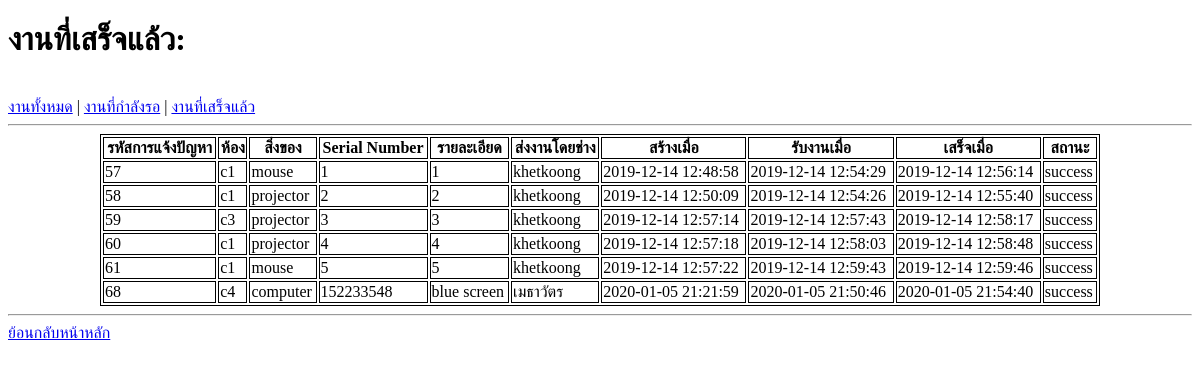
Before: /repairman/oldsuccess_job.php (signed in) with the older database file.
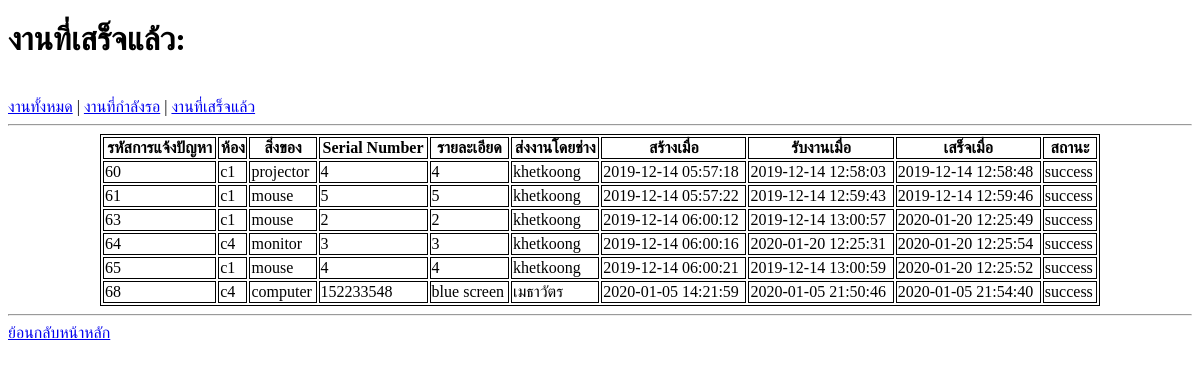
After: the same page with the newer database file.
### tables this page shows
CREATE TABLE `ticket` (
  `id` int(11) NOT NULL,
  `room` varchar(30) NOT NULL,
  `item` varchar(30) NOT NULL,
  `serial_num` varchar(20) NOT NULL,
  `detail` text NOT NULL,
  `submitted_name` varchar(30) NOT NULL,
  `user_id` varchar(20) NOT NULL,
  `repairman` varchar(30) DEFAULT NULL,
  `repairman_id` varchar(30) DEFAULT NULL,
  `job_status` enum('waiting','success','pending') NOT NULL DEFAULT 'waiting',
  `created_at` timestamp NOT NULL DEFAULT CURRENT_TIMESTAMP,
  `pending_at` datetime DEFAULT NULL,
  `success_at` datetime DEFAULT NULL
);

### repairman/oldsuccess_job.php (the view, shortened to what this page needs)
<?php
require '../connect.php';
?>
<!DOCTYPE html>
<html lang="en">
<head>
</head>
<body>
    <h1>งานที่เสร็จแล้ว: </h1><br />
    <a href="jobs.php">งานทั้งหมด</a> | <a href="pending_job.php">งานที่กำลังรอ</a> | <a href="success_job.php">งานที่เสร็จแล้ว</a>
    <hr />
    <?php
    $sql = "SELECT id, room, item, serial_num, detail, submitted_name, created_at, pending_at, success_at, job_status FROM ticket WHERE job_status = 'success'";
    $result = $dbcon->query($sql);
    if ($result->num_rows > 0) {
        echo "<table width='1000' align='center'>";
        echo "<tr>";
        echo "<th>รหัสการแจ้งปัญหา</th>";
        echo "<th>ห้อง</th>";
        echo "<th>สิ่งของ</th>";
        echo "<th>Serial Number</th>";
        echo "<th>รายละเอียด</th>";
        echo "<th>ส่งงานโดยช่าง</th>";
        echo "<th>สร้างเมื่อ</th>";
        echo "<th>รับงานเมื่อ</th>";
        echo "<th>เสร็จเมื่อ</th>";
        echo "<th>สถานะ</th>";
        echo "</tr>";
        while ($row = $result->fetch_assoc()) {
            echo "<tr>";
            echo "<td>" . $row['id'] . "</td>";
            echo "<td>" . $row["room"] . "</td>";
            echo "<td>" . $row["item"] . "</td>";
            echo "<td>" . $row["serial_num"] . "</td>";
            echo "<td>" . $row["detail"] . "</td>";
            echo "<td>" . $row["submitted_name"] . "</td>";
            echo "<td>" . $row["created_at"] . "</td>";
            echo "<td>" . $row["pending_at"] . "</td>";
            echo "<td>" . $row["success_at"] . "</td>";
            echo "<td>" . $row["job_status"] . "</td>";
            echo "</tr>";
        }
        echo "</table>";
    } else {
        echo "Have no job now <br />";
    }
    ?>
    <hr />
    <a href="repairman.php">ย้อนกลับหน้าหลัก</a>
</body>
</html>

Changed rows visible on the page:
no longer on this page (row edited): ticket: id "57", room "c1", item "mouse", serial_num "1", detail "1", submitted_name "khetkoong", created_at "2019-12-14 12:48:58", pending_at "2019-12-14 12:54:29", success_at "2019-12-14 12:56:14", job_status "success"
no longer on this page (row edited): ticket: id "58", room "c1", item "projector", serial_num "2", detail "2", submitted_name "khetkoong", created_at "2019-12-14 12:50:09", pending_at "2019-12-14 12:54:26", success_at "2019-12-14 12:55:40", job_status "success"
no longer on this page (row edited): ticket: id "59", room "c3", item "projector", serial_num "3", detail "3", submitted_name "khetkoong", created_at "2019-12-14 12:57:14", pending_at "2019-12-14 12:57:43", success_at "2019-12-14 12:58:17", job_status "success"
changed ticket "projector": created_at "2019-12-14 12:57:18" → "2019-12-14 05:57:18"
changed ticket id 61: created_at "2019-12-14 12:57:22" → "2019-12-14 05:57:22"
now on this page (row edited): ticket: id "63", room "c1", item "mouse", serial_num "2", detail "2", submitted_name "khetkoong", created_at "2019-12-14 06:00:12", pending_at "2019-12-14 13:00:57", success_at "2020-01-20 12:25:49", job_status "success"
now on this page (row edited): ticket: id "64", room "c4", item "monitor", serial_num "3", detail "3", submitted_name "khetkoong", created_at "2019-12-14 06:00:16", pending_at "2020-01-20 12:25:31", success_at "2020-01-20 12:25:54", job_status "success"
now on this page (row edited): ticket: id "65", room "c1", item "mouse", serial_num "4", detail "4", submitted_name "khetkoong", created_at "2019-12-14 06:00:21", pending_at "2019-12-14 13:00:59", success_at "2020-01-20 12:25:52", job_status "success"
changed ticket "computer": created_at "2020-01-05 21:21:59" → "2020-01-05 14:21:59"
